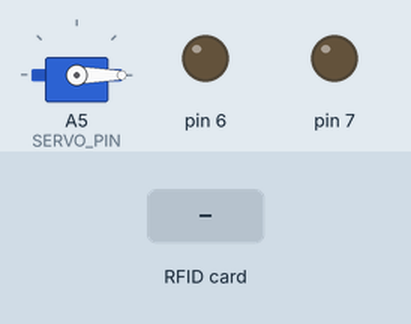
A sketch run on a simulated Arduino Uno, built with avr-gcc and run on an emulated ATmega328P. Parts: servo, output pins drawn as LEDs (lit = HIGH). Inputs (shaded band) come from the test bench. Pins used as bus, display or sensor lines are not drawn; what the sketch prints to the serial monitor is not drawn.

Above: at 1.2 s.
1.3 s: RFID card C1 BE 9A 1C held to the reader
At 3.5 s:
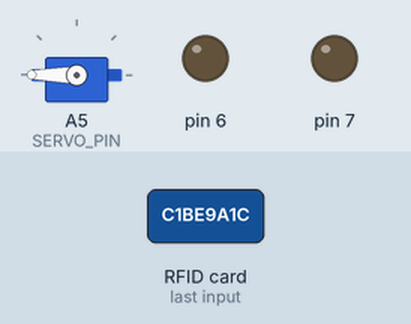
3.8 s: RFID card 5E 7A 19 C4 held to the reader
At 5.1 s:
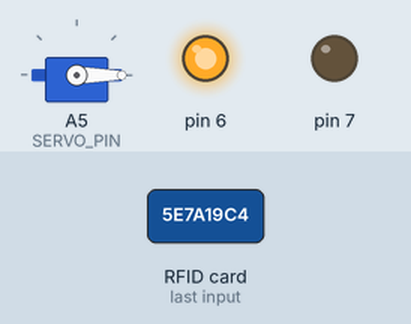
6.8 s: RFID card 23 E6 9E E5 held to the reader
At 7.4 s:
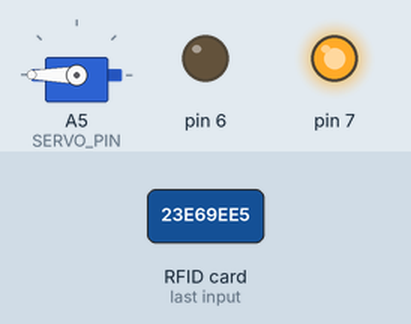
9.3 s: RFID card B3 A2 12 E6 held to the reader
At 11.1 s:
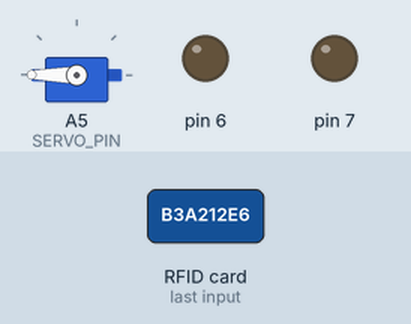
Timing chart, 0 to 13.3 s (numbered marks = the images above; inputs shaded):
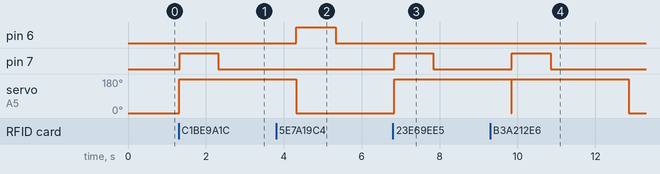

The sketch:

Arduino_Code.ino
```cpp
#include <SoftwareSerial.h>

SoftwareSerial esp8266(2, 3);  // RX, TX

#include <SPI.h>
#include <MFRC522.h>
#include <Servo.h>

#define SS_PIN 10
#define RST_PIN 9
#define SERVO_PIN A5

MFRC522 rfid(SS_PIN, RST_PIN);
Servo servo;

// My authorized RFID Tags
byte authorizedUID1[4] = { 0xC1, 0xBE, 0x9A, 0x1C };
byte authorizedUID2[4] = { 0x23, 0xE6, 0x9E, 0xE5 };
byte authorizedUID3[4] = { 0xB3, 0xA2, 0x12, 0xE6 };
byte authorizedUID4[4] = { 0x63, 0xE6, 0x34, 0xE6 };
byte authorizedUID5[4] = { 0xF3, 0xEC, 0xDE, 0xE5 };
byte authorizedUID6[4] = { 0x73, 0x70, 0x93, 0xE5 };
byte authorizedUID7[4] = { 0xF3, 0xEC, 0xDE, 0xE5 };

int angle = 0;  // the current angle of servo motor

void setup() {
  Serial.begin(9600);
  Serial.begin(9600);
  esp8266.begin(9600);
  SPI.begin();      // init SPI bus
  rfid.PCD_Init();  // init MFRC522
  servo.attach(SERVO_PIN);
  servo.write(angle);  // rotate servo motor to 0°
  pinMode(7, OUTPUT);
  pinMode(6, OUTPUT);
  Serial.println("Tap RFID/NFC Tag on reader");
}

void greenLight() {
   digitalWrite(7, HIGH);  // turn the LED on (HIGH is the voltage level)
   Serial.print("LED is on");
   delay(1000);                      // wait for a second
   digitalWrite(7, LOW);
}


void redLight() {
   digitalWrite(6, HIGH);  // turn the LED on (HIGH is the voltage level)
  delay(1000);                      // wait for a second
  digitalWrite(6, LOW);
}


void loop() {
  if (rfid.PICC_IsNewCardPresent()) {  // new tag is available
    if (rfid.PICC_ReadCardSerial()) {  // NUID has been readed
      MFRC522::PICC_Type piccType = rfid.PICC_GetType(rfid.uid.sak);
      Serial.println("Card found");
      if (rfid.uid.uidByte[0] == authorizedUID1[0] && rfid.uid.uidByte[1] == authorizedUID1[1] && rfid.uid.uidByte[2] == authorizedUID1[2] && rfid.uid.uidByte[3] == authorizedUID1[3]) {

        for (int i = 0; i < rfid.uid.size; i++) {
          esp8266.print(rfid.uid.uidByte[i] < 0x10 ? " 0" : " ");
          esp8266.print(rfid.uid.uidByte[i], HEX);
        }
        esp8266.println();
        // esp8266.println("Authorized Tag 1");
        changeServo();
        greenLight();
        delay(2000);
        changeServo();
      } else if (rfid.uid.uidByte[0] == authorizedUID2[0] && rfid.uid.uidByte[1] == authorizedUID2[1] && rfid.uid.uidByte[2] == authorizedUID2[2] && rfid.uid.uidByte[3] == authorizedUID2[3]) {

        for (int i = 0; i < rfid.uid.size; i++) {
          esp8266.print(rfid.uid.uidByte[i] < 0x10 ? " 0" : " ");
          esp8266.print(rfid.uid.uidByte[i], HEX);
        }
        esp8266.println();
        //   esp8266.println("Authorized Tag 2");

        changeServo();
          greenLight();
        delay(2000);
        changeServo();
      } else if (rfid.uid.uidByte[0] == authorizedUID3[0] && rfid.uid.uidByte[1] == authorizedUID3[1] && rfid.uid.uidByte[2] == authorizedUID3[2] && rfid.uid.uidByte[3] == authorizedUID3[3]) {

        for (int i = 0; i < rfid.uid.size; i++) {
          esp8266.print(rfid.uid.uidByte[i] < 0x10 ? " 0" : " ");
          esp8266.print(rfid.uid.uidByte[i], HEX);
        }
        esp8266.println();
        // esp8266.println("Authorized Tag 3");

        changeServo();
          greenLight();
        delay(2000);
        changeServo();
      } else if (rfid.uid.uidByte[0] == authorizedUID4[0] && rfid.uid.uidByte[1] == authorizedUID4[1] && rfid.uid.uidByte[2] == authorizedUID4[2] && rfid.uid.uidByte[3] == authorizedUID4[3]) {

        for (int i = 0; i < rfid.uid.size; i++) {
          esp8266.print(rfid.uid.uidByte[i] < 0x10 ? " 0" : " ");
          esp8266.print(rfid.uid.uidByte[i], HEX);
        }
        esp8266.println();
        //  esp8266.println("Authorized Tag 4");

        changeServo();
          greenLight();
        delay(2000);
        changeServo();
      } else if (rfid.uid.uidByte[0] == authorizedUID5[0] && rfid.uid.uidByte[1] == authorizedUID5[1] && rfid.uid.uidByte[2] == authorizedUID5[2] && rfid.uid.uidByte[3] == authorizedUID5[3]) {

        for (int i = 0; i < rfid.uid.size; i++) {
          esp8266.print(rfid.uid.uidByte[i] < 0x10 ? " 0" : " ");
          esp8266.print(rfid.uid.uidByte[i], HEX);
        }
        esp8266.println();
        //  esp8266.println("Authorized Tag 5");

        changeServo();
          greenLight();
        delay(2000);
        changeServo();
      } else if (rfid.uid.uidByte[0] == authorizedUID6[0] && rfid.uid.uidByte[1] == authorizedUID6[1] && rfid.uid.uidByte[2] == authorizedUID6[2] && rfid.uid.uidByte[3] == authorizedUID6[3]) {

        for (int i = 0; i < rfid.uid.size; i++) {
          esp8266.print(rfid.uid.uidByte[i] < 0x10 ? " 0" : " ");
          esp8266.print(rfid.uid.uidByte[i], HEX);
        }
        esp8266.println();
        //  esp8266.println("Authorized Tag 6");

        changeServo();
          greenLight();
        delay(2000);
        changeServo();
      } else if (rfid.uid.uidByte[0] == authorizedUID7[0] && rfid.uid.uidByte[1] == authorizedUID7[1] && rfid.uid.uidByte[2] == authorizedUID7[2] && rfid.uid.uidByte[3] == authorizedUID7[3]) {

        for (int i = 0; i < rfid.uid.size; i++) {
          esp8266.print(rfid.uid.uidByte[i] < 0x10 ? " 0" : " ");
          esp8266.print(rfid.uid.uidByte[i], HEX);
        }
        esp8266.println();
        // esp8266.println("Authorized Tag 7");

        changeServo();
          greenLight();
        delay(2000);
        changeServo();
      } else {
        digitalWrite(6, HIGH);

        esp8266.print("!");

        for (int i = 0; i < rfid.uid.size; i++) {
          esp8266.print(rfid.uid.uidByte[i] < 0x10 ? " 0" : " ");
          esp8266.print(rfid.uid.uidByte[i], HEX);
        }

        Serial.println();
        delay(1000);
        digitalWrite(6, LOW);
      }

      rfid.PICC_HaltA();       // halt PICC
      rfid.PCD_StopCrypto1();  // stop encryption on PCD
    }
  }
}

void changeServo() {
  // change angle of servo motor
  if (angle == 0)
    angle = 180;
  else  //if(angle == 90)
    angle = 0;

  // control servo motor arccoding to the angle
  servo.write(angle);
  Serial.print("Rotate Servo Motor to ");
  Serial.print(angle);
  Serial.println("°");
}
```

Measured:
- after the input at 1.3 s, pin 7: LOW → HIGH at once, → LOW 1.0 s later; servo on A5 (SERVO_PIN): 0° → 180° at once
- after the input at 3.8 s, pin 6: LOW → HIGH after 0.53 s, → LOW 1.0 s later
- after the input at 6.8 s, pin 7: LOW → HIGH at once, → LOW 1.0 s later; servo on A5 (SERVO_PIN): 0° → 180° at once
- after the input at 9.3 s, pin 7: LOW → HIGH after 0.56 s, → LOW 1.0 s later
